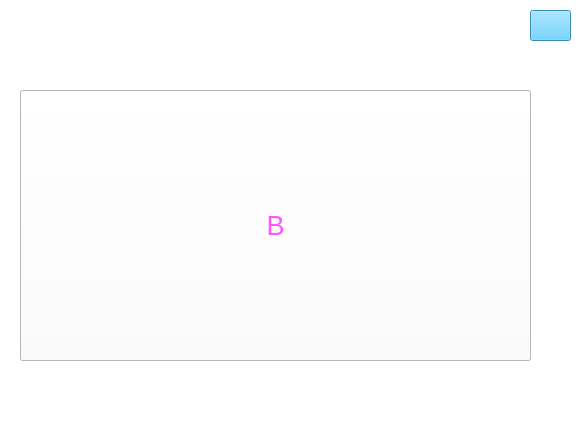
<?xml version="1.0" encoding="UTF-8"?>
<ui version="4.0">
 <class>MainWindow</class>
 <widget class="QMainWindow" name="MainWindow">
  <property name="geometry">
   <rect>
    <x>0</x>
    <y>0</y>
    <width>581</width>
    <height>433</height>
   </rect>
  </property>
  <property name="windowTitle">
   <string>MainWindow</string>
  </property>
  <property name="styleSheet">
   <string notr="true">background-color: rgb(255, 255, 255);</string>
  </property>
  <widget class="QWidget" name="centralwidget">
   <widget class="QPushButton" name="Sound_2">
    <property name="geometry">
     <rect>
      <x>530</x>
      <y>10</y>
      <width>41</width>
      <height>31</height>
     </rect>
    </property>
    <property name="styleSheet">
     <string notr="true">image:url(:/myimage/image/sound_on.png)i;
background-color: rgb(76, 199, 255);
</string>
    </property>
    <property name="text">
     <string/>
    </property>
   </widget>
   <widget class="QPushButton" name="A">
    <property name="geometry">
     <rect>
      <x>20</x>
      <y>90</y>
      <width>511</width>
      <height>271</height>
     </rect>
    </property>
    <property name="font">
     <font>
      <pointsize>20</pointsize>
     </font>
    </property>
    <property name="styleSheet">
     <string notr="true">color: rgb(255, 85, 255);</string>
    </property>
    <property name="text">
     <string>A</string>
    </property>
   </widget>
   <widget class="QPushButton" name="B">
    <property name="geometry">
     <rect>
      <x>20</x>
      <y>90</y>
      <width>511</width>
      <height>271</height>
     </rect>
    </property>
    <property name="font">
     <font>
      <pointsize>20</pointsize>
     </font>
    </property>
    <property name="styleSheet">
     <string notr="true">color: rgb(255, 85, 255);</string>
    </property>
    <property name="text">
     <string>B</string>
    </property>
   </widget>
  </widget>
  <widget class="QMenuBar" name="menubar">
   <property name="geometry">
    <rect>
     <x>0</x>
     <y>0</y>
     <width>581</width>
     <height>18</height>
    </rect>
   </property>
  </widget>
  <widget class="QStatusBar" name="statusbar"/>
 </widget>
 <resources>
  <include location="image1.qrc"/>
 </resources>
 <connections/>
</ui>
